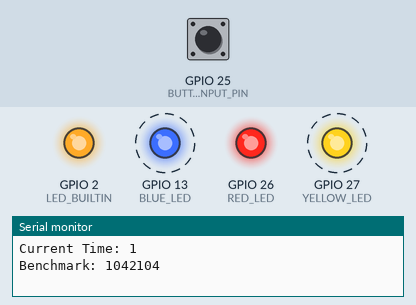
A sketch run on a simulated ESP32. On the bench: output pins drawn as LEDs (lit = HIGH), the last lines printed to the serial monitor. Dashed ring = blinking. The test bench sets the inputs (shaded band); at power-on: GPIO 25 (BUTTON_INPUT_PIN) LOW.

Above: at 1.2 s.
1.3 s: GPIO 25 (BUTTON_INPUT_PIN) pulled HIGH for 0.15 s
At 3.83 s:
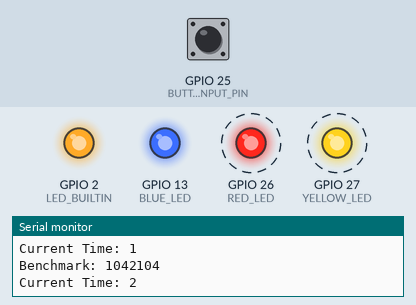
4.4 s: GPIO 25 (BUTTON_INPUT_PIN) pulled HIGH for 1 s
At 6.24 s:
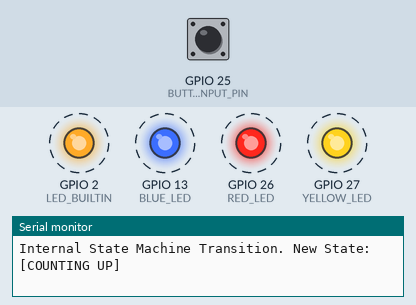
8.1 s: GPIO 25 (BUTTON_INPUT_PIN) pulled HIGH for 0.15 s
At 9.36 s:
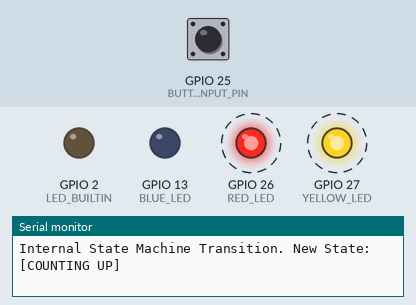
11.2 s: GPIO 25 (BUTTON_INPUT_PIN) pulsed HIGH 5 times (0.12 s each, 0.3 s apart)
15.7 s: GPIO 25 (BUTTON_INPUT_PIN) pulled HIGH for 3.2 s
Timing chart, 0 to 28.9 s (numbered marks = the images above; inputs shaded):
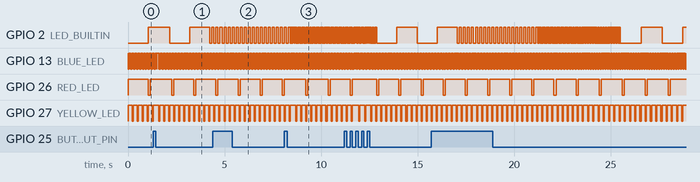

The sketch:

lab1_challenges.ino
```cpp
/*
 * Main.ino
 *
 * Owen Bartolf
 *
 * Options:
 * Define LED, TIMER to enable and disable certain parts
 * of the program. They should all be able to run in parallel, too.
 */

#define LED 1
#define TIMER 1

// Amount of time the loop function yields for before calling active tasks again.
const int TASK_DELAY = 1;

/*
 * Setup is called at startup.
 */
void setup()
{
  #ifdef LED
  challenge1Setup();
  #endif

  #ifdef TIMER
  challenge2Setup();
  #endif
}


/*
 * Loop is called repeatedly by the MCU
 *
 * Remarks:
 * All of my code follows a task-based pattern. Each condition method
 * is a self-contained task, with a self-contained timer. All
 * loop does is call the task and each method handles the rest.
 *
 * This ensures maximum extendability and ensures that the main loop will not
 * be blocked by subordinate tasks.
 */
void loop()
{
  #ifdef LED
  executeChallenge1Tasks();
  #endif

  #ifdef TIMER
  executeChallenge2Tasks();
  #endif

  // Wait a TASK_DELAY amount of time before calling everything again.
  delay(TASK_DELAY);
}
```

Button.ino
```cpp
/*
 * Button.ino
 *
 * Owen Bartolf
 *
 * Represents a button that can be used to receive a digital input.
 */

#ifdef TIMER

const int BUTTON_INPUT_PIN = 25; // Pin for button.

/*
 * Setup is called at initialization.
 */
void setupButton()
{
  pinMode(BUTTON_INPUT_PIN, INPUT);
}

/*
 * Returns true when the button is pressed, false otherwise.
 */
bool getButton()
{
  bool currentState = digitalRead(BUTTON_INPUT_PIN);
  return !currentState; // We're using a pull-up resistor, so we must invert the result.
}

#endif
```

LED.ino
```cpp
/*
 * LED.ino
 *
 * Owen Bartolf
 *
 * Options:
 * LED_IS_SEQUENTIAL (true / false): When IsSequential is true, each challenge will loop through
 * itself in sequence. If false, each challenge will run simultaneously.
 */

#ifdef LED
#define LED_IS_SEQUENTIAL false

// If we are using sequential mode, this variable will keep track of the current challenge we are on.
int condition = 0;
int sequentialMasterTimer = 0;
const int SEQUENTIAL_TIME_PER_CHALLENGE = 4000;

// LED pins. I elected them to be constants.
bool onboardLEDIsToggled = false;
const int RED_LED = 26;
const int YELLOW_LED = 27;
const int BLUE_LED = 13;

// Timer for each LED. Allows operation in parallel.
int timerState[6] = {0, 0, 0, 0, 0, 0};

/*
 * Sets up all of the resources that Challenge 1 depends on.
 */
void challenge1Setup()
{
  // Setup GPIO as output.
  pinMode(LED_BUILTIN, OUTPUT);
  pinMode(RED_LED, OUTPUT);
  pinMode(YELLOW_LED, OUTPUT);
  pinMode(BLUE_LED, OUTPUT);
}

/*
 * Executes all of the tasks associated with Challenge 1.
 */
void executeChallenge1Tasks()
{
  if (LED_IS_SEQUENTIAL)
  {
    // Sequential tasks
    switch(condition)
    {
       case 0: condition1(); break;
       case 1: condition2(); break;
       case 2: condition3(); break;
       case 3: condition4(); break;
       case 4: condition5(); break;
       case 5: condition6(); break;
    }

    // Add to our master timer. If we need to cycle, do.
    sequentialMasterTimer += TASK_DELAY;
    if (sequentialMasterTimer >= SEQUENTIAL_TIME_PER_CHALLENGE)
    {
      condition = (condition + 1) % 6; // Increment challenge
      sequentialMasterTimer = 0; // Reset timer.

      // Reset LEDs to off after cycling
      digitalWrite(RED_LED, LOW);
      digitalWrite(YELLOW_LED, LOW);
      digitalWrite(BLUE_LED, LOW);
      digitalWrite(LED_BUILTIN, LOW);
    }
  }
  else
  {
    // Run every task in parallel except the onboard LEDs, which will run sequentially.

    // Onboard LED only.
    switch(condition)
    {
       case 0: condition1(); break;
       case 1: condition2(); break;
       case 2: condition3(); break;
    }

    // Run others in parallel
    condition4();
    condition5();
    condition6();

    // Add to our master timer. If we need to cycle, do.
    sequentialMasterTimer += TASK_DELAY;
    if (sequentialMasterTimer >= SEQUENTIAL_TIME_PER_CHALLENGE)
    {
      condition = (condition + 1) % 3; // Increment challenge
      sequentialMasterTimer = 0; // Reset timer.
    }
  }
}


// Onboard LED Blink 1 HZ
void condition1()
{
  if (onboardLEDIsToggled)
  {
    digitalWrite(LED_BUILTIN, HIGH);
  }
  else
  {
    digitalWrite(LED_BUILTIN, LOW);
  }

  // Increment timer for this task.
  timerState[0] += TASK_DELAY;
  if (timerState[0] >= 1000) // 1Hz = 1000 ms
  {
    onboardLEDIsToggled = !onboardLEDIsToggled; // Toggle LED every second.
    timerState[0] = 0; // Reset timer
  }
}

// Onboard LED Blink 10 HZ
void condition2()
{
  if (onboardLEDIsToggled)
  {
    digitalWrite(LED_BUILTIN, HIGH);
  }
  else
  {
    digitalWrite(LED_BUILTIN, LOW);
  }

  // Increment timer for this task.
  timerState[1] += TASK_DELAY;
  if (timerState[1] >= 100) // 10Hz = 100ms
  {
    onboardLEDIsToggled = !onboardLEDIsToggled; // Toggle LED every second.
    timerState[1] = 0; // Reset timer
  }
}

// Onboard LED Blink 50 Hz
void condition3()
{
  if (onboardLEDIsToggled)
  {
    digitalWrite(LED_BUILTIN, HIGH);
  }
  else
  {
    digitalWrite(LED_BUILTIN, LOW);
  }

  // Increment timer for this task.
  timerState[2] += TASK_DELAY;
  if (timerState[2] >= 20) // 50Hz = 1 / 50 = 20 ms
  {
    onboardLEDIsToggled = !onboardLEDIsToggled; // Toggle LED every second.
    timerState[2] = 0; // Reset timer
  }
}

// 1s / 100ms Red LED
bool condition4LEDIsToggled = true;
void condition4()
{
  // Toggle LED
  if (condition4LEDIsToggled)
  {
    digitalWrite(RED_LED, HIGH);
  }
  else
  {
    digitalWrite(RED_LED, LOW);
  }

  // Increment timer for this task.
  timerState[3] += TASK_DELAY;
  if (condition4LEDIsToggled && timerState[3] >= 1000) // 1 s, ON
  {
    condition4LEDIsToggled = false; // Turn off for next cycle
    timerState[3] = 0; // Reset timer
  }
  else if(!condition4LEDIsToggled && timerState[3] >= 100) // 100 ms, OFF
  {
    condition4LEDIsToggled = true; // Turn on for next cycle
    timerState[3] = 0; // Reset timer
  }
}

// 200ms / 50ms Yellow LED
bool condition5LEDIsToggled = true;
void condition5()
{
  // Toggle LED
  if (condition5LEDIsToggled)
  {
    digitalWrite(YELLOW_LED, HIGH);
  }
  else
  {
    digitalWrite(YELLOW_LED, LOW);
  }

  // Increment timer for this task.
  timerState[4] += TASK_DELAY;
  if (condition5LEDIsToggled && timerState[4] >= 200) // 200 ms, ON
  {
    condition5LEDIsToggled = false; // Turn off for next cycle
    timerState[4] = 0; // Reset timer
  }
  else if(!condition5LEDIsToggled && timerState[4] >= 50) // 50 ms, OFF
  {
    condition5LEDIsToggled = true; // Turn on for next cycle
    timerState[4] = 0; // Reset timer
  }
}

bool condition6LEDIsToggled = true;
void condition6()
{
  // Toggle LED
  if (condition6LEDIsToggled)
  {
    digitalWrite(BLUE_LED, HIGH);
  }
  else
  {
    digitalWrite(BLUE_LED, LOW);
  }

  // Increment timer for this task.
  timerState[5] += TASK_DELAY;
  if (condition6LEDIsToggled && timerState[5] >= 20) // 20 ms, ON
  {
    condition6LEDIsToggled = false; // Turn off for next cycle
    timerState[5] = 0; // Reset timer
  }
  else if(!condition6LEDIsToggled && timerState[5] >= 10) // 10 ms, OFF
  {
    condition6LEDIsToggled = true; // Turn on for next cycle
    timerState[5] = 0; // Reset timer
  }
}


#endif
```

Message.ino
```cpp
/*
 * Message.ino
 *
 * Owen Bartolf
 *
 * Remarks:
 * Message.ino depends on Timer.ino to be enabled.
 *
 * Options:
 * SHOW_STATE_MACHINE_TRANSITIONS: If true, the program will print state machine changes
 *  to the serial monitor.
 */

#ifdef TIMER
#define SHOW_STATE_MACHINE_TRANSITIONS true

/*
 * Setup is called at initialization.
 */
void setupMessage()
{
  Serial.begin(9600);
}

/*
 * printTime() is a utility method that prints the current time.
 */
void printTime(int timeToPrint)
{
  Serial.print("Current Time: ");
  Serial.println(timeToPrint);
}

/*
 * printStateMachineTransition() prints a notification of a state machine
 * transition to the serial monitor.
 */
void printStateMachineTransition(int newState)
{
  if (SHOW_STATE_MACHINE_TRANSITIONS)
  {
    Serial.print("Internal State Machine Transition. New State: ");
    switch(newState)
    {
      case 0:
        Serial.println("[START]");
        break;
      case 1:
        Serial.println("[COUNTING UP]");
        break;
      case 2:
        Serial.println("[COUNTING DOWN]");
        break;
      default:
        Serial.println("[UNKNOWN STATE]");
        break;
    }
  }
}

#endif
```

Timer.ino
```cpp
/*
 *  Timer.ino
 *
 *  Owen Bartolf
 *
 * Remarks:
 * Timer depends on Button.
 *
 * Options
 * BENCHMARK_ENABLED: If defined, will run the benchmark serial printing code.
 */
#define BENCHMARK_ENABLED

#ifdef TIMER

const int BUTTON_PRESS_TIME_TO_ADD_ONE_SECOND = 1000;
const int BUTTON_PRESS_TIME_TO_REMOVE_ONE_SECOND = 200;

int challenge2Timer_seconds = 0; // The main timer
int subTimer = 0; // Subtimer for tracking how long the button has been held down for.

byte state = 0; // A simple variable to keep track of what state we are (See state machine diagram)

#ifdef BENCHMARK_ENABLED
bool isRunningBenchmark = false;
unsigned long benchmarkStartTime = 0;
#endif

// Benchmark

/*
 * Setup is called at initialization.
 */
void challenge2Setup()
{
  // Setup submodules.
  setupMessage();
  setupButton();
}

/*
 * Loop is called repeatedly as long as the MCU has power.
 */
void executeChallenge2Tasks()
{
  /*
   * Simple State Machine
   *
   * -------------------------------------
   * |                                   |
   * |                                   |
   * V                                   |
   * [WAITING (0)]                       |
   * |                                   |
   * | Button pressed for first time     |
   * V                                   |
   * [COUNTING_UP (1)]                   |
   * |                                   |
   * | Button released for first time    |
   * V                                   |
   * [COUNTING_DOWN (2)]                 |
   * |                                   |
   * |                                   |
   * |                                   |
   * -------------------------------------
   */

  switch(state)
  {
    // [ START ]
    case 0:

      // TRANSITION
      // If we detect a button press, advance the state.
      if (getButton())
      {
        transitionState();


        #ifdef BENCHMARK_ENABLED

        isRunningBenchmark = true;
        benchmarkStartTime = micros();

        #endif
      }

      break;
    // [ COUNTING_UP ]
    case 1:

      subTimer++; // Increase the time since the button was last pushed.

      // If the subtimer is at the time needed to add one to the timer...
      if (subTimer >= BUTTON_PRESS_TIME_TO_ADD_ONE_SECOND)
      {
        // Add to master timer and reset subtimer.
        addTimer();
        subTimer = 0;


        #ifdef BENCHMARK_ENABLED
        if (isRunningBenchmark)
        {
          isRunningBenchmark = false;
          unsigned long benchmarkTime = micros() - benchmarkStartTime;
          Serial.print("Benchmark: ");
          Serial.println(benchmarkTime);
        }
        #endif
      }

      // TRANSITION
      // If we no longer detect a button press, advance the state.
      if (!getButton())
      {
        transitionState();

        // Reset subtimer.
        subTimer = 0;
      }
      break;
    // [ COUNTING_DOWN ]
    case 2:

      subTimer++; // Add to subtimer
      if (subTimer >= BUTTON_PRESS_TIME_TO_REMOVE_ONE_SECOND)
      {
        subTimer = 0;
        runTimer();
      }

      // TRANSITION
      // If the master timer is zero, go back to the first state.
      if (challenge2Timer_seconds <= 0)
      {
        transitionState();

        // Reset subtimer.
        subTimer = 0;
      }
      break;
  }
}

/*
 * addTimer is a utility function that adds one second to the timer when called.
 */
void addTimer()
{
  challenge2Timer_seconds++;
  printTime(challenge2Timer_seconds);
}

/*
 * runTimer ticks down the timer by a single increment.
 */
void runTimer()
{
  challenge2Timer_seconds--;
  printTime(challenge2Timer_seconds);
}

/*
 * transitionState() moves the program to the next timer state.
 */
void transitionState()
{
  state = (state + 1) % 3;
  printStateMachineTransition(state);
}

#endif
```

Measured:
- by itself, GPIO 13 (BLUE_LED): alternates HIGH for 0.02 s and LOW for 0.01 s
- by itself, GPIO 26 (RED_LED): alternates HIGH for 1.0 s and LOW for 0.10 s
- by itself, GPIO 27 (YELLOW_LED): alternates HIGH for 0.21 s and LOW for 0.05 s
